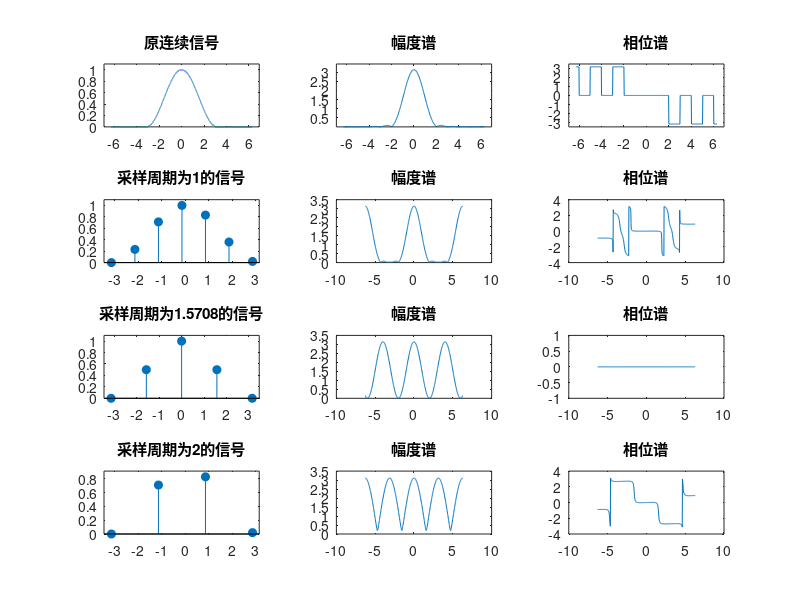

Write the MATLAB code that produced this figure.
clear;

dt = 0.001;
f0 = 1/(2*pi);
T0 = 1/f0;
t = -2*pi:dt:2*pi;
w1 = linspace(-2*pi,2*pi,500);
f = ((1 + cos(2*pi*f0*t)) / 2) .* (abs(t) <= pi);
F1 = f*exp(-j*t'*w1)*dt;
subplot(431),plot(t,f);
axis([min(t)*1.1 max(t)*1.1 min(f)*1.1 max(f)*1.1]);
title('原连续信号');
subplot(432),plot(w1,abs(F1));
axis([-2*pi*1.1 2*pi*1.1 1.1*min(abs(F1)) 1.1*max(abs(F1))]);
title('幅度谱');
subplot(433),plot(w1,angle(F1));
axis([-2*pi*1.1 2*pi*1.1 1.1*min(angle(F1)) 1.1*max(angle(F1))]);
title('相位谱');

% sampling period
Ts = [1 pi/2 2];

for x = 1:3
    n = -pi:Ts(x):pi;
    w = linspace(-2*pi,2*pi,500);
    f = ((1 + cos(2*pi*f0*n)) / 2) .* (abs(n) <= pi);
    F = f*exp(-j*n'*w)*Ts(x);
    
    subplot(4,3,x*3+1),stem(n,f,'filled');
    axis([min(n)*1.1 max(n)*1.1 min(f)*1.1 max(f)*1.1]);
    title(['采样周期为',num2str(Ts(x)),'的信号']);
    
    subplot(4,3,x*3+2),plot(w,abs(F));
    title('幅度谱');

    subplot(4,3,x*3+3),plot(w,angle(F));
    title('相位谱');
end


